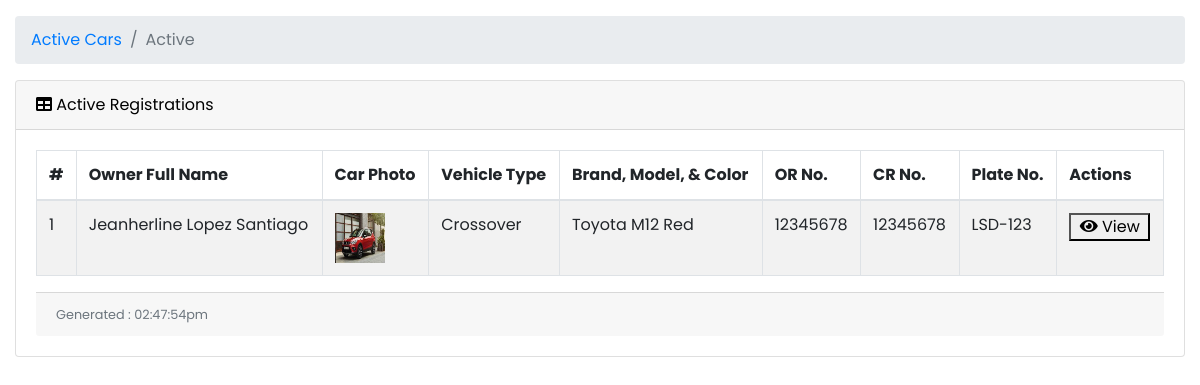
Page /user/carReg.php?status=Active (signed in) on the earlier database version.
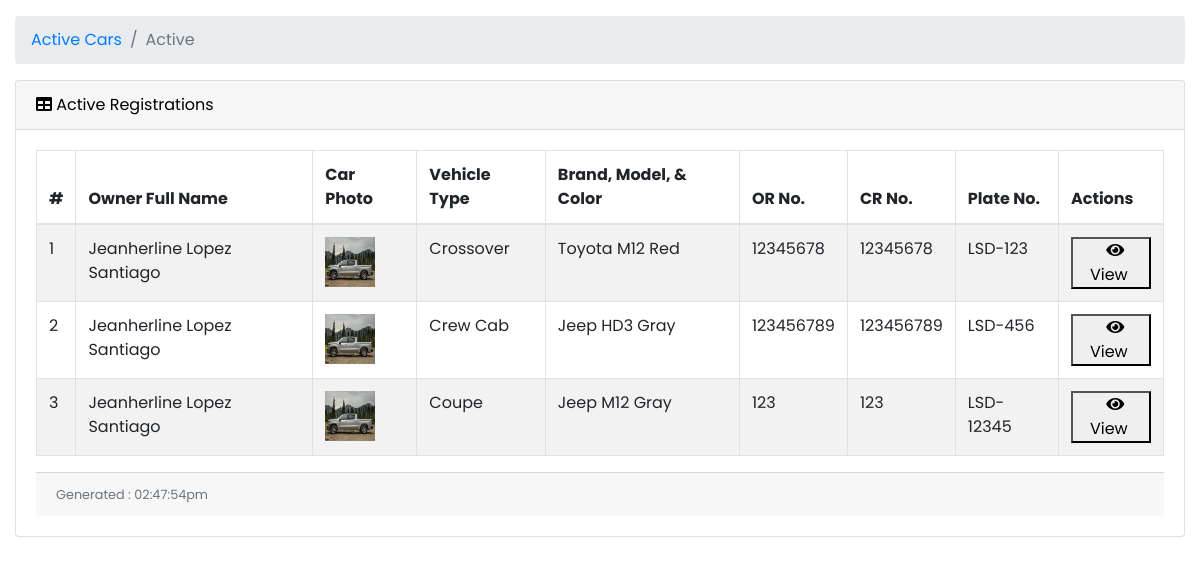
Same page on the later database version.
### tables this page shows
CREATE TABLE `car` (
  `car_id` int(11) NOT NULL,
  `user_id` int(11) NOT NULL,
  `car_photo` varchar(255) DEFAULT NULL,
  `brand` varchar(255) NOT NULL,
  `model` varchar(255) NOT NULL,
  `color` varchar(255) NOT NULL,
  `type` varchar(255) NOT NULL,
  `seat_count` int(2) NOT NULL,
  `car_status` varchar(10) NOT NULL,
  `qr_code` varchar(255) DEFAULT NULL,
  `created_at` timestamp NOT NULL DEFAULT current_timestamp(),
  `updated_at` timestamp NOT NULL DEFAULT current_timestamp() ON UPDATE current_timestamp()
);

CREATE TABLE `user_profile` (
  `user_id` int(11) NOT NULL,
  `profile_photo` varchar(255) DEFAULT NULL,
  `first_name` varchar(30) NOT NULL,
  `middle_name` varchar(30) NOT NULL,
  `last_name` varchar(30) NOT NULL,
  `city_id` int(11) NOT NULL,
  `nationality` varchar(30) NOT NULL,
  `gender` varchar(10) NOT NULL,
  `birthdate` date NOT NULL,
  `email` varchar(50) NOT NULL,
  `password` varchar(255) NOT NULL,
  `ticket_balance` varchar(255) DEFAULT NULL,
  `role` varchar(255) NOT NULL,
  `is_vaxxed` tinyint(1) NOT NULL DEFAULT 0,
  `vax_card` varchar(255) DEFAULT NULL,
  `is_agree` tinyint(1) NOT NULL DEFAULT 1,
  `created_at` timestamp NOT NULL DEFAULT current_timestamp(),
  `updated_at` timestamp NOT NULL DEFAULT current_timestamp() ON UPDATE current_timestamp()
);

CREATE TABLE `car_identification` (
  `car_identity_id` int(11) NOT NULL,
  `car_id` int(11) NOT NULL,
  `or_photo` varchar(255) NOT NULL,
  `or_number` varchar(20) NOT NULL,
  `cr_photo` varchar(255) NOT NULL,
  `cr_number` varchar(20) NOT NULL,
  `sales_invoice` varchar(255) DEFAULT NULL,
  `plate_number` varchar(10) NOT NULL,
  `plate_expiration` date NOT NULL,
  `created_at` timestamp NOT NULL DEFAULT current_timestamp(),
  `updated_at` timestamp NOT NULL DEFAULT current_timestamp() ON UPDATE current_timestamp()
);

### user/carReg.php (the view, shortened to what this page needs)
<?php
include('../db.php');
?>
<!DOCTYPE html>
<html lang="en">
<head>
    <link href="vendor/fontawesome-free/css/all.min.css" rel="stylesheet" type="text/css">
    <link href="vendor/datatables/dataTables.bootstrap4.css" rel="stylesheet">
    <link href="vendor/css/sb-admin.css" rel="stylesheet">
</head>
<body id="page-top">
    <div id="wrapper">
        <div id="content-wrapper">
            <div class="container-fluid">
                <?php
                if (isset($_GET['status']) && $_GET['status'] === 'Pending') {
                ?>
                    <ol class="breadcrumb">
                        <li class="breadcrumb-item">
                            <a href="#">Registrations</a>
                        </li>
                        <li class="breadcrumb-item active">Pending</li>
                    </ol>
                    <div class="card mb-3">
                        <div class="card-header">
                            <i class="fas fa-table"></i>
                            Manage Pending Registrations
                        </div>
                        <div class="card-body">
                            <div class="table-responsive">
                                <table class="table table-bordered table-striped table-hover" id="dataTable" width="100%" cellspacing="0">
                                    <thead>
                                        <tr>
                                            <th>#</th>
                                            <th>Owner Full Name</th>
                                            <th>Car Photo</th>
                                            <th>Vehicle Type</th>
                                            <th>Brand, Model, & Color</th>
                                            <th>OR No.</th>
                                            <th>CR No.</th>
                                            <th>Plate No.</th>
                                            <th>Actions</th>
                                        </tr>
                                    </thead>
                                    <tbody>
                                        <?php
                                        $city_id = $_SESSION['city_id'];
                                        $ret = "SELECT car.*, user_profile.*, car_identification.*, city.city_name
                                        FROM car
                                        INNER JOIN user_profile ON car.user_id = user_profile.user_id
                                        INNER JOIN car_identification ON car.car_id = car_identification.car_id
                                        INNER JOIN city ON user_profile.city_id = city.city_id
                                        WHERE car.car_status = 'Pending' AND user_profile.city_id = '$city_id'";
                                        $stmt = $db->prepare($ret);
                                        $stmt->execute();
                                        $result = $stmt->get_result();
                                        $cnt = 1;
                                        while ($row = $result->fetch_assoc()) {
                                            $id = $row['user_id'];
                                            $car_id = $row['car_id'];
                                            echo "<tr>";
                                            echo "<td>" . $cnt . "</td>";
                                            echo "<td>" . $row['first_name'] . " " . $row['middle_name'] . " " . $row['last_name'] . "</td>";
                                            echo "<td><img src='../assets/img/car/" . $row['car_photo'] . "' alt='Profile Photo' width='50' height='50'></td>";
                                            echo "<td>" . $row['type'] . "</td>";
                                            echo "<td>" . $row['brand'] . " " . $row['model'] . " " . $row['color'] . "</td>";
                                            echo "<td>" . $row['or_number'] . "</td>";
                                            echo "<td>" . $row['cr_number'] . "</td>";
                                            echo "<td>" . $row['plate_number'] . "</td>";
                                            if ($_SESSION['role'] == "City Admin") {
                                        ?>
                                                <td>
                                                    <a href="viewCarReg.php?user_id=<?php echo $id; ?>>&status=Pending">
                                                        <button>&nbsp;&nbsp;<i class="fa fa-eye"></i>&nbsp;&nbsp;</button>
                                                    </a>
                                                    <a href="editCarReg.php?user_id=<?php echo $id; ?>&status=Pending">
                                                        <button>&nbsp;&nbsp;<i class="fa fa-pencil"></i>&nbsp;&nbsp;</button>
                                                    </a>
                                                    <a href="approveCarReg.php?user_id=<?php echo $id; ?>&status=Pending&car_id=<?php echo $car_id; ?>"onclick="return confirm('Are you sure you want to approve?')">
                                                        <button>&nbsp;&nbsp;<i class="fa fa-check"></i>&nbsp;&nbsp;</button>
                                                    </a>
                                                    <a href="denyCarReg.php?user_id=<?php echo $id; ?>&status=Pending&car_id=<?php echo $car_id; ?>"onclick="return confirm('Are you sure you want to deny?')">
                                                        <button>&nbsp;&nbsp;<i class="fa fa-ban"></i>&nbsp;&nbsp;</button>
                                                    </a>
                                                </td>
                                            <?php
                                            } else {
                                            ?>
                                                <td>
                                                    <a href="viewAdminProfile.php?user_id=<?php echo $id; ?>">
                                                        <button><i class="fa fa-eye"></i>&nbsp;View&nbsp;</button>
                                                    </a>
                                                    <a href="editCityAdmin.php?user_id=<?php echo $id; ?>">
                                                        <button><i class="fa fa-pencil"></i>&nbsp;Edit&nbsp;</button>
                                                    </a>
                                                    <a href="addCityAdmin.php?user_id=<?php echo $id; ?>">
                                                        <button><i class="fa fa-check"></i>&nbsp;Add&nbsp;</button>
                                                    </a>
                                                </td>
                                            <?php
                                            }
                                            ?>
                                        <?php
                                            echo "</tr>";
                                            $cnt++;
                                        }
                                        ?>
                                    </tbody>
                                </table>
                            </div>
                        </div>
                        <div class="card-footer small text-muted">
                            <?php
                            date_default_timezone_set("Africa/Nairobi");
                            echo "Generated : " . date("h:i:sa");
                            ?>
                        </div>
                    </div>
                <?php
                } elseif (isset($_GET['status']) && $_GET['status'] === 'Active') {
                ?>
                    <ol class="breadcrumb">
                        <?php
                        if ($_SESSION['role'] == 'City Admin') {
                        ?>
                            <li class="breadcrumb-item">
                                <a href="#">Registrations</a>
                            </li>
                        <?php
                        } else {
                        ?>
                            <li class="breadcrumb-item">
                                <a href="#">Active Cars</a>
                            </li>
                        <?php
                        }
                        ?>
                        <li class="breadcrumb-item active">Active</li>
                    </ol>
                    <div class="card mb-3">
                        <div class="card-header">
                            <i class="fas fa-table"></i>
                            Active Registrations
                        </div>
                        <div class="card-body">
                            <div class="table-responsive">
                                <table class="table table-bordered table-striped table-hover" id="dataTable" width="100%" cellspacing="0">
                                    <thead>
                                        <tr>
                                            <th>#</th>
                                            <th>Owner Full Name</th>
                                            <th>Car Photo</th>
                                            <th>Vehicle Type</th>
                                            <th>Brand, Model, & Color</th>
                                            <th>OR No.</th>
                                            <th>CR No.</th>
                                            <th>Plate No.</th>
                                            <th>Actions</th>
                                        </tr>
                                    </thead>
                                    <tbody>
                                        <?php
                                        $city_id = $_SESSION['city_id'];
                                        $ret = "SELECT car.*, user_profile.*, car_identification.*, city.city_name
                                        FROM car
                                        INNER JOIN user_profile ON car.user_id = user_profile.user_id
                                        INNER JOIN car_identification ON car.car_id = car_identification.car_id
                                        INNER JOIN city ON user_profile.city_id = city.city_id
                                        WHERE car.car_status = 'Active' AND user_profile.city_id = '$city_id'";
                                        $stmt = $db->prepare($ret);
                                        $stmt->execute();
                                        $result = $stmt->get_result();
                                        $cnt = 1;
                                        while ($row = $result->fetch_assoc()) {
                                            $id = $row['user_id'];
                                            $car_id = $row['car_id'];
                                            echo "<tr>";
                                            echo "<td>" . $cnt . "</td>";
                                            echo "<td>" . $row['first_name'] . " " . $row['middle_name'] . " " . $row['last_name'] . "</td>";
                                            echo "<td><img src='../assets/img/car/" . $row['car_photo'] . "' alt='Profile Photo' width='50' height='50'></td>";
                                            echo "<td>" . $row['type'] . "</td>";
                                            echo "<td>" . $row['brand'] . " " . $row['model'] . " " . $row['color'] . "</td>";
                                            echo "<td>" . $row['or_number'] . "</td>";
                                            echo "<td>" . $row['cr_number'] . "</td>";
                                            echo "<td>" . $row['plate_number'] . "</td>";
                                            if ($_SESSION['role'] == "City Admin") {
                                        ?>
                                                <td>
                                                    <a href="viewCarReg.php?user_id=<?php echo $id; ?>>&status=Active">
                                                        <button>&nbsp;&nbsp;<i class="fa fa-eye"></i>&nbsp;View&nbsp;&nbsp;</button>
                                                    </a>
                                                    <a href="denyCarReg.php?user_id=<?php echo $id; ?>&status=Active&car_id=<?php echo $car_id; ?>"onclick="return confirm('Are you sure you want to deny?')">
                                                        <button>&nbsp;&nbsp;<i class="fa fa-ban"></i>&nbsp;Deny&nbsp;&nbsp;</button>
                                                    </a>
                                                <?php
                                            } else {
                                                ?>
                                                <td>
                                                    <a href="viewCarReg.php?user_id=<?php echo $id; ?>>&status=Active">
                                                        <button>&nbsp;&nbsp;<i class="fa fa-eye"></i>&nbsp;View&nbsp;&nbsp;</button>
                                                    </a>
                                                </td>
                                            <?php
                                            }
                                            ?>
                                        <?php
                                            echo "</tr>";
                                            $cnt++;
                                        }
                                        ?>
                                    </tbody>
                                </table>
                            </div>
                            <div class="card-footer small text-muted">
                                <?php
                                echo "Generated : " . date("h:i:sa");
                                ?>
                            </div>
                        </div>
                        <?php
                    }
                        ?>
                        </div>
                    </div>
</body>
</html>

Differences in the rows shown:
changed car "Crossover": car_photo: a different picture
added car: user.first_name "Jeanherline", user.middle_name "Lopez", user.last_name "Santiago", car_photo (picture), type "Crew Cab", brand "Jeep", model "HD3", color "Gray", car_identification.or_number "123456789", car_identification.cr_number "123456789", car_identification.plate_number "LSD-456"
added car: user.first_name "Jeanherline", user.middle_name "Lopez", user.last_name "Santiago", car_photo (picture), type "Coupe", brand "Jeep", model "M12", color "Gray", car_identification.or_number "123", car_identification.cr_number "123", car_identification.plate_number "LSD-12345"
